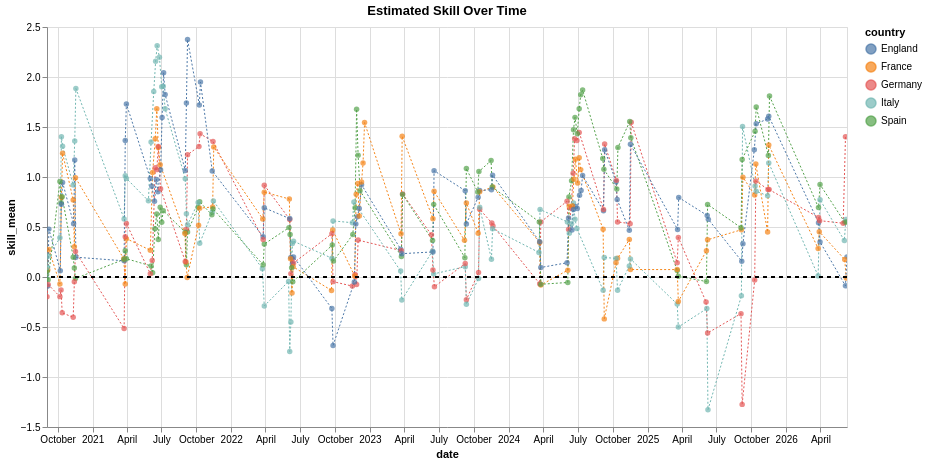

Write notebook code for a chart like this one.
### Markdown cell above
## skill over time

### Code cell
import altair as alt

alt.data_transformers.disable_max_rows()

# Filter the data first
filtered_df = df_local_group.filter(
    pl.col("country").is_in(["England", "Germany", "France", "Italy", "Spain"])
)

# Create line chart with thin dotted lines using polars syntax
line_chart = filtered_df.plot.line(
    x="date",
    y="skill_mean",
    color="country",
).mark_line(
    strokeDash=[2, 2],  # Dotted pattern
    strokeWidth=1       # Thin line
)

# Create scatter chart for circles using polars syntax
point_chart = filtered_df.plot.scatter(
    x="date",
    y="skill_mean",
    color="country",
).mark_circle(size=30)

h_line = alt.Chart().mark_rule(color='black', strokeDash=[4, 4]).encode(y=alt.datum(0))

# Layer them together and make interactive
chart_skill = (line_chart + point_chart + h_line).properties(
    width=800,   # Increase width
    height=400,  # Increase height
).interactive()  # Enable zoom/pan
chart_skill.title = "Estimated Skill Over Time"
chart_skill

### Figure 1 — Vega-Lite specification as saved in the notebook (floating-point values rounded to 4 significant figures; data arrays with more than 128 entries replaced by an {"elided": "..."} marker saying what was removed)
{"config": {"view": {"continuousWidth": 300, "continuousHeight": 300}}, "layer": [{"mark": {"type": "line", "strokeDash": [2, 2], "strokeWidth": 1}, "encoding": {"color": {"field": "country", "type": "nominal"}, "x": {"field": "date", "type": "temporal"}, "y": {"field": "skill_mean", "type": "quantitative"}}, "name": "view_8dc472a7895490c5_0"}, {"mark": {"type": "circle", "size": 30}, "encoding": {"color": {"field": "country", "type": "nominal"}, "x": {"field": "date", "type": "temporal"}, "y": {"field": "skill_mean", "type": "quantitative"}}}, {"mark": {"type": "rule", "color": "black", "strokeDash": [4, 4]}, "encoding": {"y": {"datum": 0}}}], "data": {"name": "data-7d2b2d1c7e76e141a287e6044c1ce135"}, "height": 400, "params": [{"name": "param_1e9efca18e7a2868", "select": {"type": "interval", "encodings": ["x", "y"]}, "bind": "scales", "views": ["view_8dc472a7895490c5_0"]}], "title": "Estimated Skill Over Time", "width": 800, "$schema": "https://vega.github.io/schema/vega-lite/v6.4.1.json", "datasets": {"data-7d2b2d1c7e76e141a287e6044c1ce135": {"elided": "389 records"}}}
